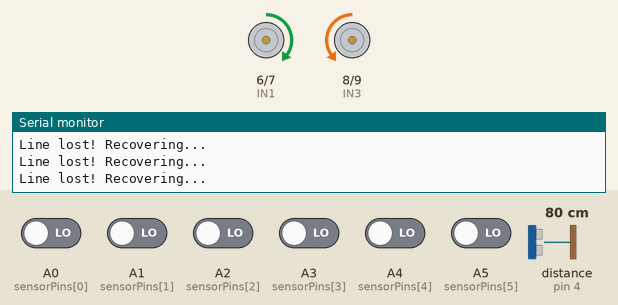
Bench run of a sketch on a simulated Arduino Nano, built with avr-gcc and run on an emulated ATmega328P. Shown: motor-driver pin pairs drawn as motors (green arrow = first pin HIGH = forward, orange = second pin HIGH = backward, longer = more drive, scaled by the enable pin), the last lines printed to the serial monitor. Wiring (inferred from the names in the program): ultrasonic range finder: trigger pin 3; echo pin 4. Inputs (shaded band) come from the test bench; at power-on: A0 (sensorPins[0]), A1 (sensorPins[1]), A2 (sensorPins[2]), A3 (sensorPins[3]), A4 (sensorPins[4]), A5 (sensorPins[5]) LOW, distance to the obstacle (sensor on pin 4) 80 cm. The echo pulse lasts 58.3 µs per cm.

Above: at 1.2 s.
1.3 s: distance to the obstacle (sensor on pin 4) set to 18 cm
4.3 s: distance to the obstacle (sensor on pin 4) set to 14 cm
At 5.5 s:
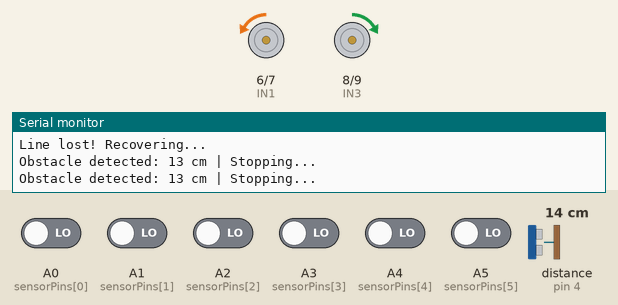
5.8 s: distance to the obstacle (sensor on pin 4) set to 250 cm
At 6.9 s:
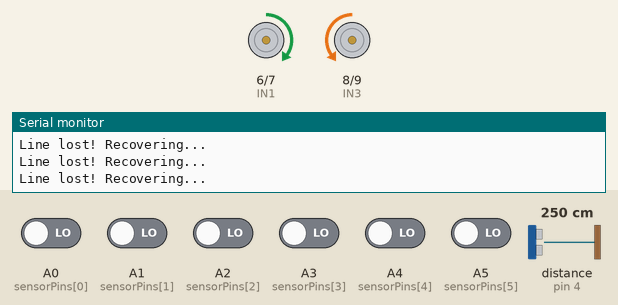
7.8 s: A0 (sensorPins[0]) driven HIGH
At 8.1 s:
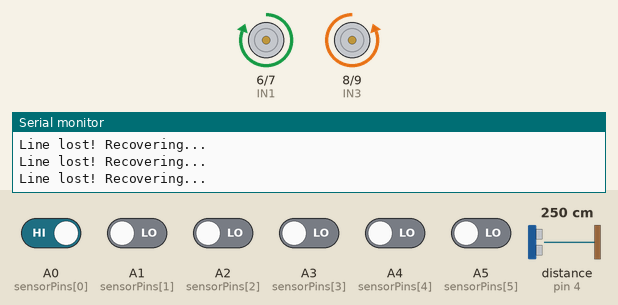
9.3 s: A1 (sensorPins[1]) driven HIGH
At 9.8 s:
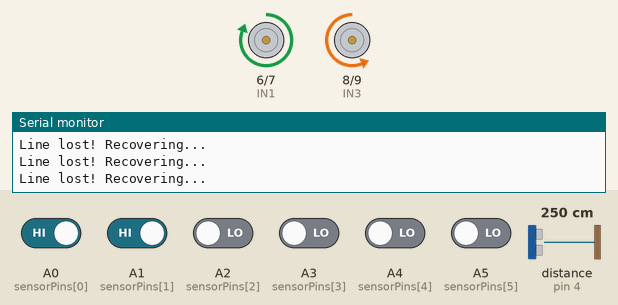
10.8 s: A3 (sensorPins[3]) driven HIGH
At 12.1 s:
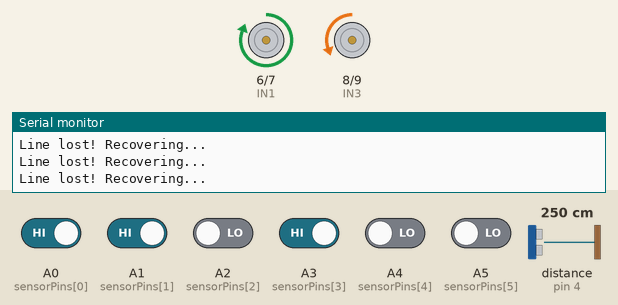
Timing chart, 0 to 13.3 s (numbered marks = the images above; inputs shaded):
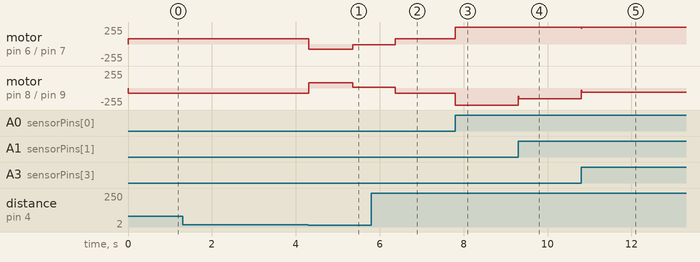

Measured:
- the behaviour switches between 16 and 15 cm on distance to the obstacle (sensor on pin 4) (found by bisection; images 0 and 1)
- after the input at 4.3 s, motor on pin 6 (IN1) / pin 7 (IN2): forward 80/255 → backward 80/255 at once, → backward 10/255 1.0 s later; motor on pin 8 (IN3) / pin 9 (IN4): backward 80/255 → forward 80/255 at once, → forward 10/255 1.0 s later
- after the input at 5.8 s, motor on pin 6 (IN1) / pin 7 (IN2): backward 10/255 → forward 80/255 after 0.57 s; motor on pin 8 (IN3) / pin 9 (IN4): forward 10/255 → backward 80/255 after 0.57 s
- after the input at 7.8 s, motor on pin 6 (IN1) / pin 7 (IN2): forward 80/255 → forward 255/255 at once; motor on pin 8 (IN3) / pin 9 (IN4): backward 80/255 → backward 255/255 at once
- after the input at 9.3 s, motor on pin 8 (IN3) / pin 9 (IN4): backward 255/255 → backward 162/255 at once
- after the input at 10.8 s, motor on pin 6 (IN1) / pin 7 (IN2): forward 255/255 → forward 233/255 at once, → forward 255/255 0.02 s later; motor on pin 8 (IN3) / pin 9 (IN4): backward 162/255 → backward 62/255 at once

The sketch:

ALFR.ino
```cpp
// ----------------- IR SENSOR ARRAY -----------------
const int sensorPins[6] = {A0, A1, A2, A3, A4, A5};   // Left → Right
int sensorValues[6];

// ----------------- MOTOR DRIVER (L298N) -----------------
#define ENA 5    // Left Motor PWM
#define IN1 6
#define IN2 7

#define IN3 8
#define IN4 9
#define ENB 10   // Right Motor PWM

// ----------------- ULTRASONIC SENSOR -----------------
#define TRIG 3
#define ECHO 4

// ----------------- PID PARAMETERS -----------------
float Kp = 0.04;
float Ki = 0.00;
float Kd = 0.01;

long error = 0, lastError = 0;
float P, I, D;

// ----------------- SPEED SETTINGS -----------------
int baseSpeed = 98;
int leftSpeed, rightSpeed;

// ==================================================
void setup() {

  Serial.begin(9600);

  // IR Sensor Pins
  for (int i = 0; i < 6; i++) {
    pinMode(sensorPins[i], INPUT);
  }
  pinMode(A6, INPUT_PULLUP);

  // Motor Pins
  pinMode(ENA, OUTPUT);
  pinMode(IN1, OUTPUT);
  pinMode(IN2, OUTPUT);
  pinMode(IN3, OUTPUT);
  pinMode(IN4, OUTPUT);
  pinMode(ENB, OUTPUT);

  // Ultrasonic Pins
  pinMode(TRIG, OUTPUT);
  pinMode(ECHO, INPUT);

  Serial.println("Line Follower with Obstacle Avoidance Ready...");
}

// ==================================================
// Ultrasonic Distance Function
long getDistance() {
  digitalWrite(TRIG, LOW);
  delayMicroseconds(2);

  digitalWrite(TRIG, HIGH);
  delayMicroseconds(10);
  digitalWrite(TRIG, LOW);

  long duration = pulseIn(ECHO, HIGH, 30000); // timeout 30ms
  long distance = duration * 0.034 / 2;       // convert to cm

  return distance;
}

// ==================================================
void loop() {
  // // -------- ULTRASONIC SAFETY STOP --------
  long distance = getDistance();
  if (distance > 0 && distance < 15) {
    motor_stop();
    motor_drive(-10, 10);
    Serial.print("Obstacle detected: ");
    Serial.print(distance);
    Serial.println(" cm | Stopping...");
    delay(1000);
    return;
  }

  long position = 0;
  int activeCount = 0;

  // // -------- READ 8 IR SENSORS WITH WEIGHTS --------
  for (int i = 0; i < 6; i++) sensorValues[i] = digitalRead(sensorPins[i]);
  for (int i = 0; i < 6; i++) {
    if (sensorValues[i] == 1) {  // 0 = BLACK line
      long weight = (i * 2000 - 5000);  // -7000 to +7000
      position += weight;
      if(i==0||i==6)position += weight;
      activeCount++;
      //Serial.print(i);
    }
  }
   //Serial.println(".");
   //delay(2000);

  // -------- IF LINE LOST, RECOVER --------
  if (activeCount == 0) {
    if (lastError > 0)
      motor_drive(-80, 80);   // turn right
    else
      motor_drive(80, -80);   // turn left

    Serial.println("Line lost! Recovering...");
    return;
  }

  // // -------- CALCULATE ERROR --------
  error = position / activeCount;

  // // -------- PID CONTROL --------
   P = error;
   I += error;
   I = constrain(I, -1000, 1000);
   D = error - lastError;

  float correction = Kp * P + Ki * I + Kd * D;

  leftSpeed  = baseSpeed - correction;
  rightSpeed = baseSpeed + correction;

  leftSpeed  = constrain(leftSpeed,  -255, 255);
  rightSpeed = constrain(rightSpeed, -255, 255);


 //-------- DRIVE MOTORS --------
  motor_drive(leftSpeed, rightSpeed);

  lastError = error;


}

// ==================================================
// MOTOR CONTROL FOR L298N
void motor_drive(int left, int right) {

  // LEFT MOTOR
  if (left >= 0) {
    analogWrite(ENA, left);
    digitalWrite(IN1, HIGH);
    digitalWrite(IN2, LOW);
  } else {
    analogWrite(ENA, -left);
    digitalWrite(IN1, LOW);
    digitalWrite(IN2, HIGH);
  }

  // RIGHT MOTOR
  if (right >= 0) {
    analogWrite(ENB, right);
    digitalWrite(IN3, HIGH);
    digitalWrite(IN4, LOW);
  } else {
    analogWrite(ENB, -right);
    digitalWrite(IN3, LOW);
    digitalWrite(IN4, HIGH);
  }
}

// ==================================================
void motor_stop() {
  analogWrite(ENA, 0);
  digitalWrite(IN1, LOW);
  digitalWrite(IN2, LOW);

  analogWrite(ENB, 0);
  digitalWrite(IN3, LOW);
  digitalWrite(IN4, LOW);
}
```
